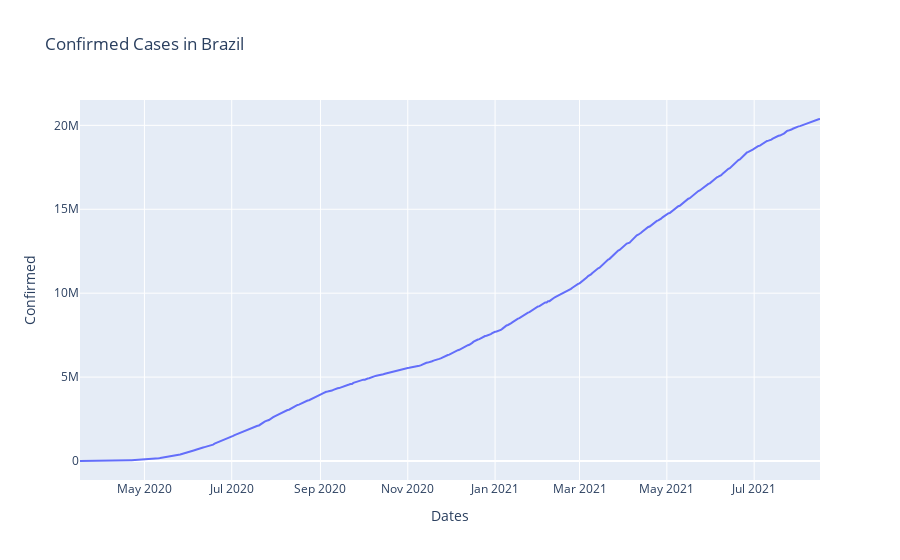

The code cell stored with this chart in its notebook:
### Markdown cell above
### Confirmed Cases

### Code cell
# Evolution of confirmed cases
px.line(data, 'Dates', 'Confirmed', title='Confirmed Cases in Brazil')

### Figure 1 — Plotly figure (JSON) as saved in the notebook; plotly's stock layout.template omitted (floating-point values rounded to 4 significant figures; data arrays with more than 128 entries replaced by an {"elided": "..."} marker saying what was removed)
{"data": [{"hovertemplate": "Dates=%{x}<br>Confirmed=%{y}<extra></extra>", "legendgroup": "", "line": {"color": "#636efa", "dash": "solid"}, "marker": {"symbol": "circle"}, "mode": "lines", "name": "", "orientation": "v", "showlegend": false, "type": "scatter", "x": {"elided": "518 str values"}, "xaxis": "x", "y": {"elided": "518 int values"}, "yaxis": "y"}], "layout": {"legend": {"tracegroupgap": 0}, "title": {"text": "Confirmed Cases in Brazil"}, "xaxis": {"anchor": "y", "domain": [0, 1], "title": {"text": "Dates"}}, "yaxis": {"anchor": "x", "domain": [0, 1], "title": {"text": "Confirmed"}}}}
